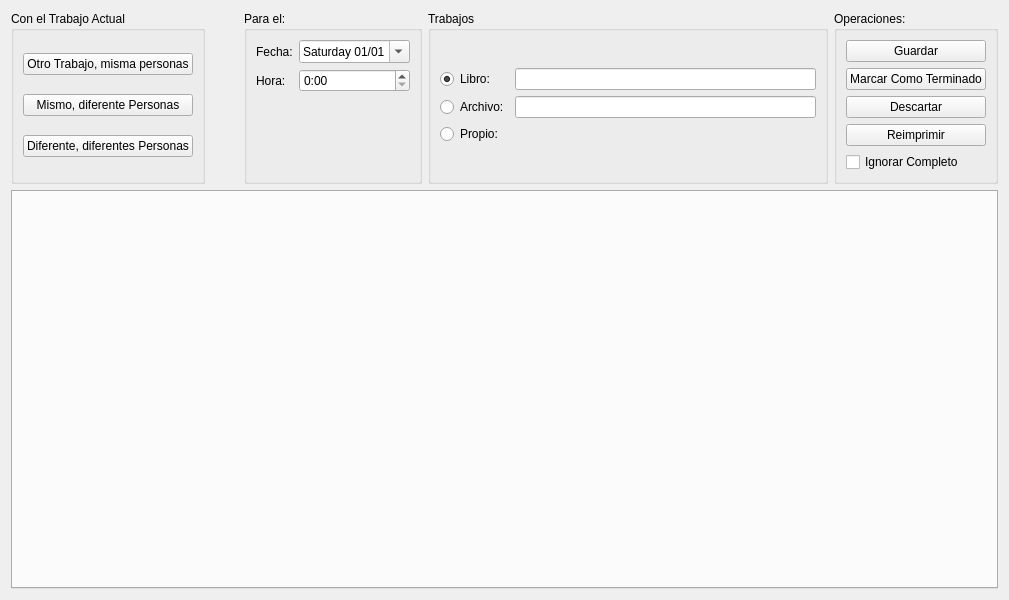
<?xml version="1.0" encoding="UTF-8"?>
<ui version="4.0">
 <class>wJob</class>
 <widget class="QWidget" name="wJob">
  <property name="geometry">
   <rect>
    <x>0</x>
    <y>0</y>
    <width>1009</width>
    <height>600</height>
   </rect>
  </property>
  <property name="windowTitle">
   <string>Form</string>
  </property>
  <layout class="QVBoxLayout" name="verticalLayout">
   <item>
    <layout class="QHBoxLayout" name="horizontalLayout">
     <item>
      <widget class="QGroupBox" name="groupBox_2">
       <property name="title">
        <string>Con el Trabajo Actual</string>
       </property>
       <layout class="QVBoxLayout" name="verticalLayout_4">
        <item>
         <widget class="QPushButton" name="otherJobButton">
          <property name="text">
           <string>Otro Trabajo, misma personas</string>
          </property>
         </widget>
        </item>
        <item>
         <widget class="QPushButton" name="sameWorkButton">
          <property name="text">
           <string>Mismo, diferente Personas</string>
          </property>
         </widget>
        </item>
        <item>
         <widget class="QPushButton" name="differentButton">
          <property name="text">
           <string>Diferente, diferentes Personas</string>
          </property>
         </widget>
        </item>
       </layout>
      </widget>
     </item>
     <item>
      <spacer name="horizontalSpacer">
       <property name="orientation">
        <enum>Qt::Horizontal</enum>
       </property>
       <property name="sizeHint" stdset="0">
        <size>
         <width>40</width>
         <height>20</height>
        </size>
       </property>
      </spacer>
     </item>
     <item>
      <widget class="QGroupBox" name="groupBox">
       <property name="title">
        <string>Para el:</string>
       </property>
       <layout class="QVBoxLayout" name="verticalLayout_2">
        <item>
         <layout class="QFormLayout" name="formLayout">
          <item row="0" column="0">
           <widget class="QLabel" name="fechaLabel">
            <property name="text">
             <string>Fecha:</string>
            </property>
           </widget>
          </item>
          <item row="0" column="1">
           <widget class="QDateEdit" name="fechaDateEdit">
            <property name="displayFormat">
             <string>dddd dd/MM</string>
            </property>
            <property name="calendarPopup">
             <bool>true</bool>
            </property>
           </widget>
          </item>
          <item row="1" column="0">
           <widget class="QLabel" name="horaLabel">
            <property name="text">
             <string>Hora:</string>
            </property>
           </widget>
          </item>
          <item row="1" column="1">
           <widget class="QTimeEdit" name="horaTimeEdit">
            <property name="currentSection">
             <enum>QDateTimeEdit::HourSection</enum>
            </property>
            <property name="displayFormat">
             <string>H:mm</string>
            </property>
           </widget>
          </item>
         </layout>
        </item>
       </layout>
      </widget>
     </item>
     <item>
      <widget class="QGroupBox" name="groupBox_6">
       <property name="sizePolicy">
        <sizepolicy hsizetype="Fixed" vsizetype="Preferred">
         <horstretch>0</horstretch>
         <verstretch>0</verstretch>
        </sizepolicy>
       </property>
       <property name="minimumSize">
        <size>
         <width>400</width>
         <height>0</height>
        </size>
       </property>
       <property name="title">
        <string>Trabajos</string>
       </property>
       <layout class="QVBoxLayout" name="verticalLayout_7">
        <item>
         <layout class="QGridLayout" name="gridLayout_2" columnstretch="0,0">
          <item row="2" column="0">
           <widget class="QRadioButton" name="ownButton">
            <property name="text">
             <string>Propio:</string>
            </property>
           </widget>
          </item>
          <item row="0" column="0">
           <widget class="QRadioButton" name="bookButton">
            <property name="text">
             <string>Libro:</string>
            </property>
            <property name="checked">
             <bool>true</bool>
            </property>
           </widget>
          </item>
          <item row="1" column="0">
           <widget class="QRadioButton" name="fileButton">
            <property name="text">
             <string>Archivo:</string>
            </property>
           </widget>
          </item>
          <item row="0" column="1">
           <widget class="QLineEdit" name="bookLineEdit"/>
          </item>
          <item row="1" column="1">
           <widget class="QLineEdit" name="fileLineEdit"/>
          </item>
          <item row="2" column="1">
           <layout class="QVBoxLayout" name="ownVerticalLayout">
            <item>
             <widget class="wBooksWidget" name="ownWidget" native="true">
              <property name="enabled">
               <bool>false</bool>
              </property>
             </widget>
            </item>
           </layout>
          </item>
         </layout>
        </item>
       </layout>
      </widget>
     </item>
     <item>
      <widget class="QGroupBox" name="groupBox_3">
       <property name="title">
        <string>Operaciones:</string>
       </property>
       <layout class="QVBoxLayout" name="verticalLayout_3">
        <item>
         <widget class="QPushButton" name="saveButton">
          <property name="text">
           <string>Guardar</string>
          </property>
         </widget>
        </item>
        <item>
         <widget class="QPushButton" name="markFinishedButton">
          <property name="text">
           <string>Marcar Como Terminado</string>
          </property>
         </widget>
        </item>
        <item>
         <widget class="QPushButton" name="discardButton">
          <property name="text">
           <string>Descartar</string>
          </property>
         </widget>
        </item>
        <item>
         <widget class="QPushButton" name="reprintButton">
          <property name="text">
           <string>Reimprimir</string>
          </property>
         </widget>
        </item>
        <item>
         <widget class="QCheckBox" name="ignoreCheckBox">
          <property name="text">
           <string>Ignorar Completo</string>
          </property>
         </widget>
        </item>
       </layout>
      </widget>
     </item>
    </layout>
   </item>
   <item>
    <widget class="QTabWidget" name="tabWidget">
     <property name="sizePolicy">
      <sizepolicy hsizetype="Expanding" vsizetype="MinimumExpanding">
       <horstretch>0</horstretch>
       <verstretch>0</verstretch>
      </sizepolicy>
     </property>
    </widget>
   </item>
  </layout>
 </widget>
 <customwidgets>
  <customwidget>
   <class>wBooksWidget</class>
   <extends>QWidget</extends>
   <header>wbookswidget.h</header>
   <container>1</container>
  </customwidget>
 </customwidgets>
 <resources/>
 <connections>
  <connection>
   <sender>bookButton</sender>
   <signal>clicked(bool)</signal>
   <receiver>bookLineEdit</receiver>
   <slot>setEnabled(bool)</slot>
   <hints>
    <hint type="sourcelabel">
     <x>435</x>
     <y>46</y>
    </hint>
    <hint type="destinationlabel">
     <x>508</x>
     <y>41</y>
    </hint>
   </hints>
  </connection>
  <connection>
   <sender>fileButton</sender>
   <signal>clicked(bool)</signal>
   <receiver>fileLineEdit</receiver>
   <slot>setEnabled(bool)</slot>
   <hints>
    <hint type="sourcelabel">
     <x>437</x>
     <y>69</y>
    </hint>
    <hint type="destinationlabel">
     <x>508</x>
     <y>69</y>
    </hint>
   </hints>
  </connection>
  <connection>
   <sender>ownButton</sender>
   <signal>clicked(bool)</signal>
   <receiver>ownWidget</receiver>
   <slot>setEnabled(bool)</slot>
   <hints>
    <hint type="sourcelabel">
     <x>432</x>
     <y>96</y>
    </hint>
    <hint type="destinationlabel">
     <x>510</x>
     <y>93</y>
    </hint>
   </hints>
  </connection>
 </connections>
</ui>
